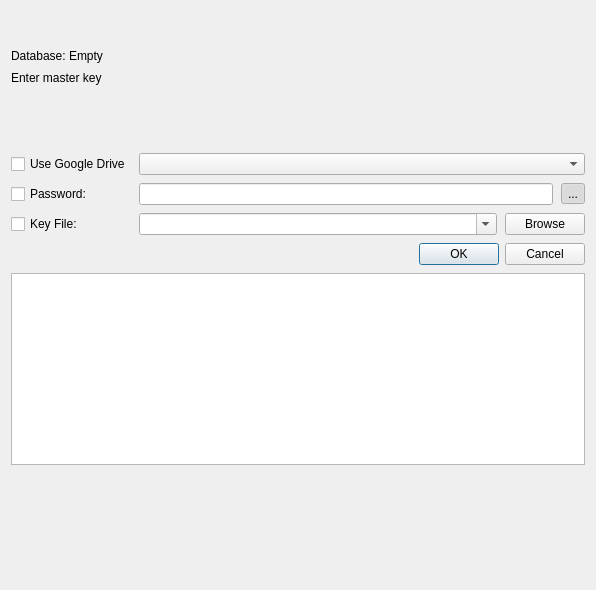
<?xml version="1.0" encoding="UTF-8"?>
<ui version="4.0">
 <class>DatabaseOpenWidget</class>
 <widget class="QWidget" name="DatabaseOpenWidget">
  <property name="geometry">
   <rect>
    <x>0</x>
    <y>0</y>
    <width>596</width>
    <height>590</height>
   </rect>
  </property>
  <layout class="QVBoxLayout" name="verticalLayout" stretch="1,0,0,0,1,0,0,0,3">
   <property name="spacing">
    <number>8</number>
   </property>
   <item>
    <spacer name="verticalSpacer_2">
     <property name="orientation">
      <enum>Qt::Vertical</enum>
     </property>
     <property name="sizeHint" stdset="0">
      <size>
       <width>20</width>
       <height>40</height>
      </size>
     </property>
    </spacer>
   </item>
   <item>
    <widget class="QLabel" name="db_name">
     <property name="text">
      <string>Database: Empty</string>
     </property>
    </widget>
   </item>
   <item>
    <widget class="QLabel" name="labelHeadline">
     <property name="text">
      <string>Enter master key</string>
     </property>
    </widget>
   </item>
   <item>
    <widget class="QLabel" name="labelFilename"/>
   </item>
   <item>
    <spacer name="verticalSpacer_3">
     <property name="orientation">
      <enum>Qt::Vertical</enum>
     </property>
     <property name="sizeHint" stdset="0">
      <size>
       <width>20</width>
       <height>40</height>
      </size>
     </property>
    </spacer>
   </item>
   <item>
    <layout class="QGridLayout" name="gridLayout">
     <property name="verticalSpacing">
      <number>8</number>
     </property>
     <item row="0" column="0">
      <widget class="QCheckBox" name="checkGDrive">
       <property name="text">
        <string>Use Google Drive</string>
       </property>
      </widget>
     </item>
     <item row="2" column="0">
      <widget class="QCheckBox" name="checkKeyFile">
       <property name="text">
        <string>Key File:</string>
       </property>
      </widget>
     </item>
     <item row="1" column="0">
      <widget class="QCheckBox" name="checkPassword">
       <property name="text">
        <string>Password:</string>
       </property>
      </widget>
     </item>
     <item row="2" column="2">
      <layout class="QHBoxLayout" name="horizontalLayout_2">
       <item>
        <widget class="QComboBox" name="comboKeyFile">
         <property name="sizePolicy">
          <sizepolicy hsizetype="Expanding" vsizetype="Fixed">
           <horstretch>0</horstretch>
           <verstretch>0</verstretch>
          </sizepolicy>
         </property>
         <property name="editable">
          <bool>true</bool>
         </property>
        </widget>
       </item>
       <item>
        <widget class="QPushButton" name="buttonBrowseFile">
         <property name="text">
          <string>Browse</string>
         </property>
        </widget>
       </item>
      </layout>
     </item>
     <item row="1" column="2">
      <layout class="QHBoxLayout" name="horizontalLayout">
       <item>
        <widget class="QLineEdit" name="editPassword">
         <property name="echoMode">
          <enum>QLineEdit::Password</enum>
         </property>
        </widget>
       </item>
       <item>
        <widget class="QToolButton" name="buttonTogglePassword">
         <property name="text">
          <string>...</string>
         </property>
         <property name="checkable">
          <bool>true</bool>
         </property>
         <property name="checked">
          <bool>true</bool>
         </property>
        </widget>
       </item>
      </layout>
     </item>
     <item row="0" column="2">
      <widget class="QComboBox" name="selectCloudDb"/>
     </item>
    </layout>
   </item>
   <item>
    <widget class="QDialogButtonBox" name="buttonBox">
     <property name="orientation">
      <enum>Qt::Horizontal</enum>
     </property>
     <property name="standardButtons">
      <set>QDialogButtonBox::Cancel|QDialogButtonBox::Ok</set>
     </property>
    </widget>
   </item>
   <item>
    <widget class="QTextEdit" name="mytext"/>
   </item>
   <item>
    <spacer name="verticalSpacer">
     <property name="orientation">
      <enum>Qt::Vertical</enum>
     </property>
     <property name="sizeHint" stdset="0">
      <size>
       <width>20</width>
       <height>40</height>
      </size>
     </property>
    </spacer>
   </item>
  </layout>
 </widget>
 <tabstops>
  <tabstop>checkPassword</tabstop>
  <tabstop>editPassword</tabstop>
  <tabstop>buttonTogglePassword</tabstop>
  <tabstop>checkKeyFile</tabstop>
  <tabstop>comboKeyFile</tabstop>
  <tabstop>buttonBrowseFile</tabstop>
 </tabstops>
 <resources/>
 <connections/>
</ui>
